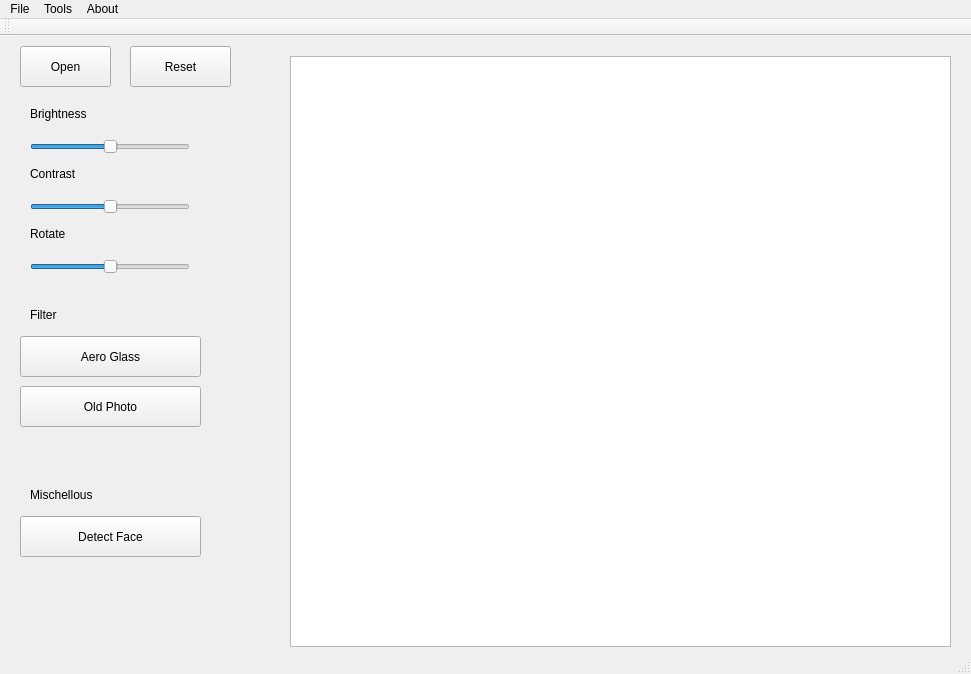
<?xml version="1.0" encoding="UTF-8"?>
<ui version="4.0">
 <class>View</class>
 <widget class="QMainWindow" name="View">
  <property name="geometry">
   <rect>
    <x>0</x>
    <y>0</y>
    <width>971</width>
    <height>674</height>
   </rect>
  </property>
  <property name="windowTitle">
   <string>View</string>
  </property>
  <widget class="QWidget" name="centralWidget">
   <widget class="QPushButton" name="button_open">
    <property name="geometry">
     <rect>
      <x>20</x>
      <y>10</y>
      <width>91</width>
      <height>41</height>
     </rect>
    </property>
    <property name="text">
     <string>Open</string>
    </property>
   </widget>
   <widget class="QLabel" name="label">
    <property name="geometry">
     <rect>
      <x>0</x>
      <y>90</y>
      <width>891</width>
      <height>571</height>
     </rect>
    </property>
    <property name="text">
     <string/>
    </property>
   </widget>
   <widget class="QSlider" name="brightSlider">
    <property name="geometry">
     <rect>
      <x>30</x>
      <y>100</y>
      <width>160</width>
      <height>22</height>
     </rect>
    </property>
    <property name="maximumSize">
     <size>
      <width>160</width>
      <height>16777215</height>
     </size>
    </property>
    <property name="toolTip">
     <string>&lt;html&gt;&lt;head/&gt;&lt;body&gt;&lt;p&gt;亮度&lt;/p&gt;&lt;/body&gt;&lt;/html&gt;</string>
    </property>
    <property name="whatsThis">
     <string>&lt;html&gt;&lt;head/&gt;&lt;body&gt;&lt;p&gt;改变亮度&lt;/p&gt;&lt;/body&gt;&lt;/html&gt;</string>
    </property>
    <property name="minimum">
     <number>-150</number>
    </property>
    <property name="maximum">
     <number>150</number>
    </property>
    <property name="orientation">
     <enum>Qt::Horizontal</enum>
    </property>
   </widget>
   <widget class="QLabel" name="label_2">
    <property name="geometry">
     <rect>
      <x>30</x>
      <y>70</y>
      <width>71</width>
      <height>16</height>
     </rect>
    </property>
    <property name="text">
     <string>Brightness</string>
    </property>
   </widget>
   <widget class="QGraphicsView" name="graphicsView">
    <property name="geometry">
     <rect>
      <x>290</x>
      <y>20</y>
      <width>661</width>
      <height>591</height>
     </rect>
    </property>
   </widget>
   <widget class="QSlider" name="contrastSlider">
    <property name="geometry">
     <rect>
      <x>30</x>
      <y>160</y>
      <width>160</width>
      <height>22</height>
     </rect>
    </property>
    <property name="minimumSize">
     <size>
      <width>160</width>
      <height>22</height>
     </size>
    </property>
    <property name="minimum">
     <number>0</number>
    </property>
    <property name="maximum">
     <number>200</number>
    </property>
    <property name="value">
     <number>100</number>
    </property>
    <property name="sliderPosition">
     <number>100</number>
    </property>
    <property name="orientation">
     <enum>Qt::Horizontal</enum>
    </property>
   </widget>
   <widget class="QLabel" name="label_3">
    <property name="geometry">
     <rect>
      <x>30</x>
      <y>130</y>
      <width>60</width>
      <height>16</height>
     </rect>
    </property>
    <property name="text">
     <string>Contrast</string>
    </property>
   </widget>
   <widget class="QPushButton" name="filter_1">
    <property name="geometry">
     <rect>
      <x>20</x>
      <y>350</y>
      <width>181</width>
      <height>41</height>
     </rect>
    </property>
    <property name="text">
     <string>Old Photo</string>
    </property>
   </widget>
   <widget class="QPushButton" name="reset">
    <property name="geometry">
     <rect>
      <x>130</x>
      <y>10</y>
      <width>101</width>
      <height>41</height>
     </rect>
    </property>
    <property name="text">
     <string>Reset</string>
    </property>
   </widget>
   <widget class="QPushButton" name="button_detect_face">
    <property name="geometry">
     <rect>
      <x>20</x>
      <y>480</y>
      <width>181</width>
      <height>41</height>
     </rect>
    </property>
    <property name="text">
     <string>Detect Face</string>
    </property>
   </widget>
   <widget class="QSlider" name="rotateSlider">
    <property name="geometry">
     <rect>
      <x>30</x>
      <y>220</y>
      <width>160</width>
      <height>21</height>
     </rect>
    </property>
    <property name="minimum">
     <number>-360</number>
    </property>
    <property name="maximum">
     <number>360</number>
    </property>
    <property name="orientation">
     <enum>Qt::Horizontal</enum>
    </property>
   </widget>
   <widget class="QLabel" name="label_4">
    <property name="geometry">
     <rect>
      <x>30</x>
      <y>190</y>
      <width>60</width>
      <height>16</height>
     </rect>
    </property>
    <property name="text">
     <string>Rotate</string>
    </property>
   </widget>
   <widget class="QPushButton" name="filter_2">
    <property name="geometry">
     <rect>
      <x>20</x>
      <y>300</y>
      <width>181</width>
      <height>41</height>
     </rect>
    </property>
    <property name="text">
     <string>Aero Glass</string>
    </property>
   </widget>
   <widget class="QLabel" name="label_5">
    <property name="geometry">
     <rect>
      <x>30</x>
      <y>270</y>
      <width>67</width>
      <height>17</height>
     </rect>
    </property>
    <property name="text">
     <string>Filter</string>
    </property>
   </widget>
   <widget class="QLabel" name="label_6">
    <property name="geometry">
     <rect>
      <x>30</x>
      <y>450</y>
      <width>101</width>
      <height>17</height>
     </rect>
    </property>
    <property name="text">
     <string>Mischellous</string>
    </property>
   </widget>
  </widget>
  <widget class="QMenuBar" name="menuBar">
   <property name="geometry">
    <rect>
     <x>0</x>
     <y>0</y>
     <width>971</width>
     <height>22</height>
    </rect>
   </property>
   <widget class="QMenu" name="menuFile">
    <property name="title">
     <string>File</string>
    </property>
    <widget class="QMenu" name="menuSave_as">
     <property name="title">
      <string>Save as</string>
     </property>
     <addaction name="action_bmp"/>
     <addaction name="action_png"/>
     <addaction name="action_jpeg"/>
    </widget>
    <addaction name="separator"/>
    <addaction name="actionOpen_File"/>
    <addaction name="actionSave"/>
    <addaction name="menuSave_as"/>
   </widget>
   <widget class="QMenu" name="menuTools">
    <property name="title">
     <string>Tools</string>
    </property>
   </widget>
   <widget class="QMenu" name="menuAbout">
    <property name="title">
     <string>About</string>
    </property>
   </widget>
   <addaction name="menuFile"/>
   <addaction name="menuTools"/>
   <addaction name="menuAbout"/>
  </widget>
  <widget class="QToolBar" name="mainToolBar">
   <attribute name="toolBarArea">
    <enum>TopToolBarArea</enum>
   </attribute>
   <attribute name="toolBarBreak">
    <bool>false</bool>
   </attribute>
  </widget>
  <widget class="QStatusBar" name="statusBar"/>
  <action name="actionOpen_File">
   <property name="text">
    <string>Open File</string>
   </property>
  </action>
  <action name="actionSave">
   <property name="text">
    <string>Save</string>
   </property>
  </action>
  <action name="action_bmp">
   <property name="text">
    <string>.bmp</string>
   </property>
  </action>
  <action name="action_png">
   <property name="text">
    <string>.png</string>
   </property>
  </action>
  <action name="action_jpeg">
   <property name="text">
    <string>.jpeg</string>
   </property>
  </action>
 </widget>
 <layoutdefault spacing="6" margin="11"/>
 <resources/>
 <connections/>
</ui>
